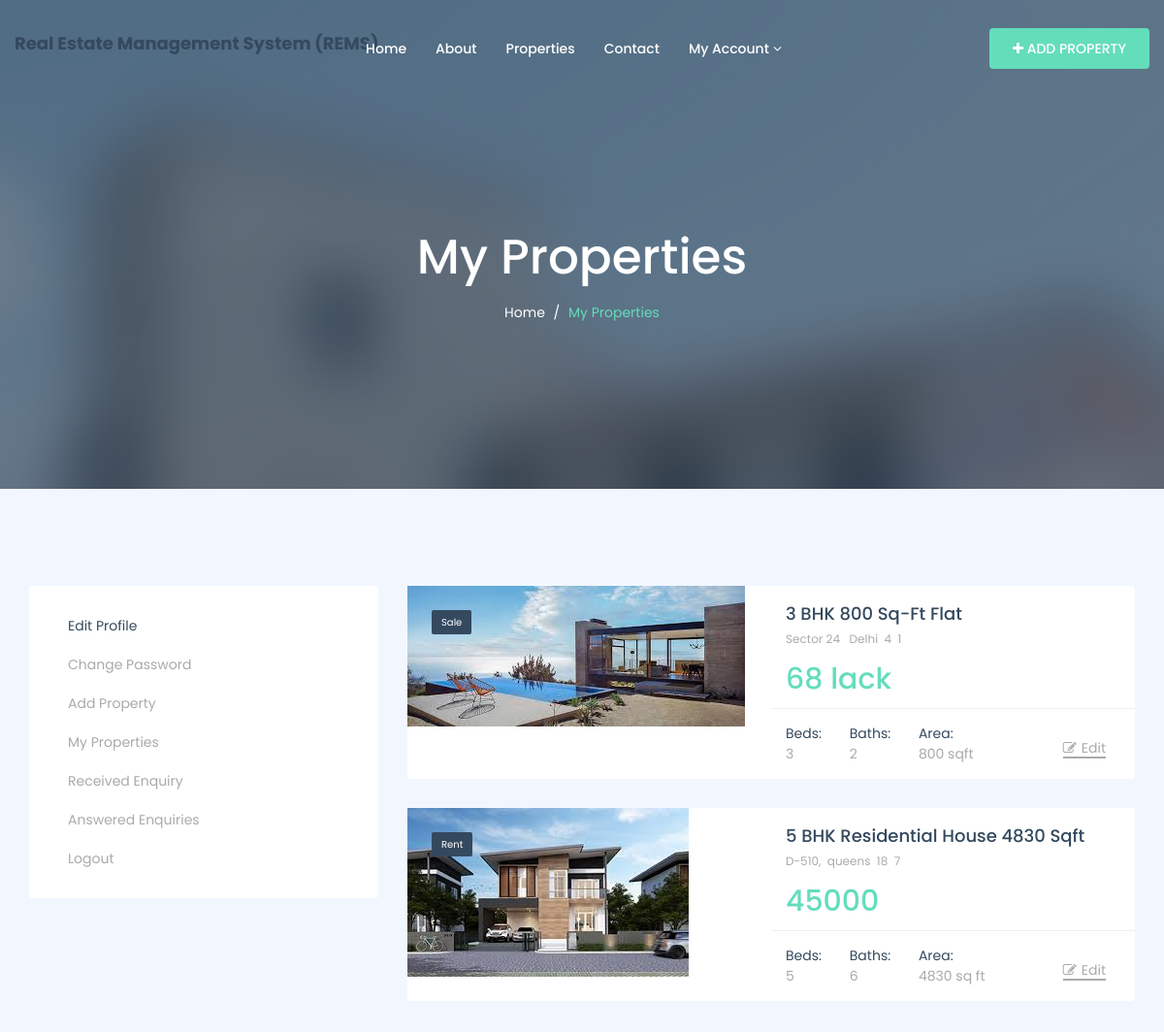
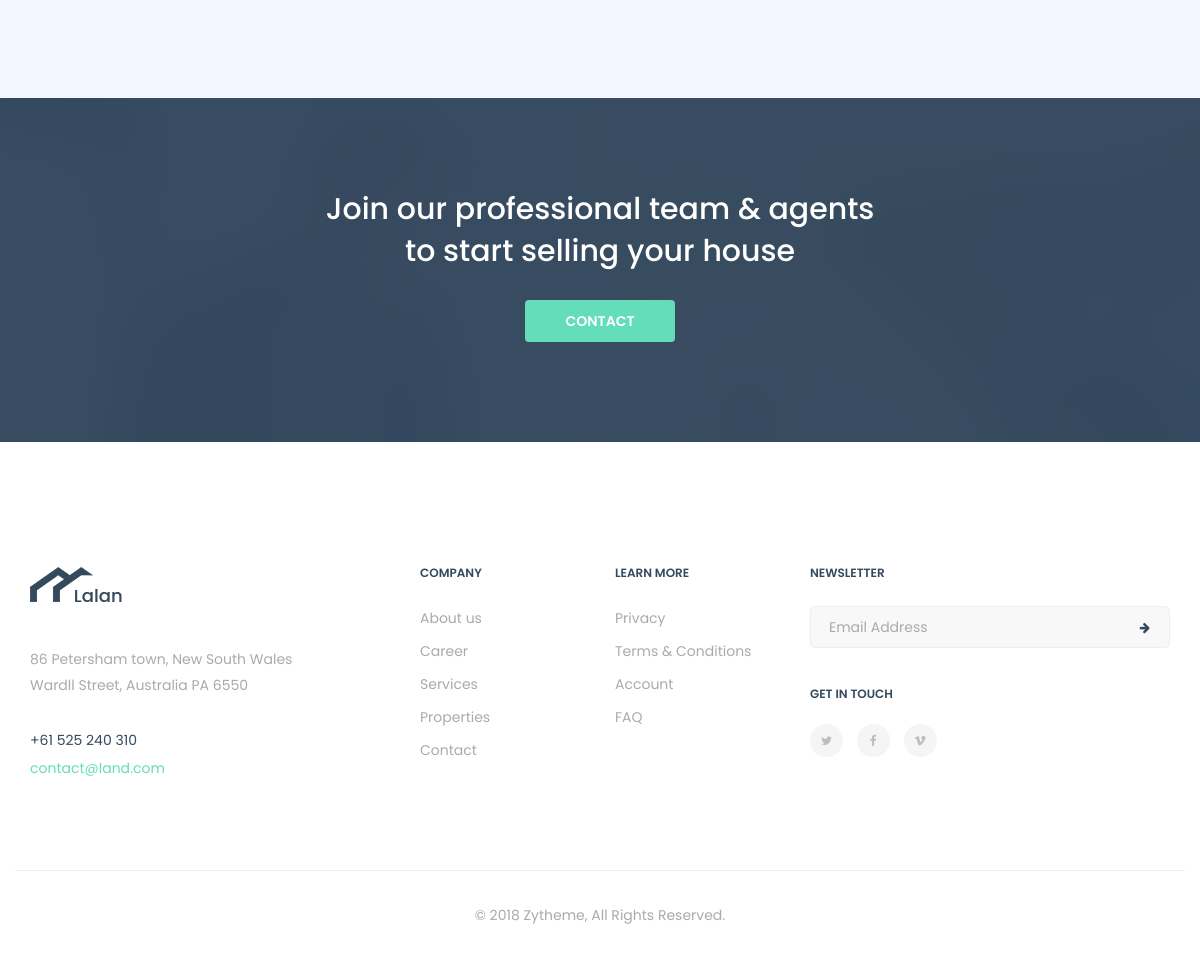
Screenshot of /rems/my-properties.php (signed in) with the database file from the repository (2 pictures, top to bottom).
### tables this page shows
CREATE TABLE `tblproperty` (
  `ID` int(10) NOT NULL,
  `UserID` char(20) DEFAULT NULL,
  `PropertyTitle` mediumtext DEFAULT NULL,
  `PropertDescription` mediumtext DEFAULT NULL,
  `Type` varchar(50) DEFAULT NULL,
  `Status` varchar(100) DEFAULT NULL,
  `Location` varchar(200) DEFAULT NULL,
  `Bedrooms` varchar(200) DEFAULT NULL,
  `Bathrooms` varchar(200) DEFAULT NULL,
  `Floors` varchar(200) DEFAULT NULL,
  `Garages` varchar(200) DEFAULT NULL,
  `Area` varchar(50) DEFAULT NULL,
  `Size` varchar(50) DEFAULT NULL,
  `RentorsalePrice` varchar(120) DEFAULT NULL,
  `BeforePricelabel` varchar(120) DEFAULT NULL,
  `AfterPricelabel` varchar(120) DEFAULT NULL,
  `PropertyID` varchar(120) DEFAULT NULL,
  `CenterCooling` int(4) DEFAULT NULL,
  `Balcony` int(4) DEFAULT NULL,
  `PetFriendly` int(4) DEFAULT NULL,
  `Barbeque` int(4) DEFAULT NULL,
  `FireAlarm` int(4) DEFAULT NULL,
  `ModernKitchen` int(4) DEFAULT NULL,
  `Storage` int(4) DEFAULT NULL,
  `Dryer` int(4) DEFAULT NULL,
  `Heating` int(4) DEFAULT NULL,
  `Pool` int(4) DEFAULT NULL,
  `Laundry` int(4) DEFAULT NULL,
  `Sauna` int(4) DEFAULT NULL,
  `Gym` int(4) DEFAULT NULL,
  `Elevator` int(4) DEFAULT NULL,
  `DishWasher` int(4) DEFAULT NULL,
  `EmergencyExit` int(4) DEFAULT NULL,
  `FeaturedImage` varchar(200) DEFAULT NULL,
  `GalleryImage1` varchar(200) DEFAULT NULL,
  `GalleryImage2` varchar(200) DEFAULT NULL,
  `GalleryImage3` varchar(200) DEFAULT NULL,
  `GalleryImage4` varchar(200) DEFAULT NULL,
  `GalleryImage5` varchar(200) DEFAULT NULL,
  `Address` varchar(200) DEFAULT NULL,
  `Country` varchar(200) DEFAULT NULL,
  `City` varchar(220) DEFAULT NULL,
  `State` varchar(200) DEFAULT NULL,
  `ZipCode` varchar(200) DEFAULT NULL,
  `Neighborhood` varchar(200) DEFAULT NULL,
  `ListingDate` timestamp NULL DEFAULT current_timestamp()
);

### rems/my-properties.php (the view, shortened to what this page needs)
<?php
if (strlen($_SESSION['remsuid']==0|| $_SESSION['ut']==3)) {
  header('location:logout.php');
  } else{?>
<!DOCTYPE html>
<html dir="ltr" lang="en-US">
<head>
    <link href="assets/css/external.css" rel="stylesheet">
    <link href="assets/css/bootstrap.min.css" rel="stylesheet">
    <link href="assets/css/style.css" rel="stylesheet">
</head>
<body>
    <div id="wrapper" class="wrapper clearfix">
        <?php include_once('includes/header.php');?>
        <section id="page-title" class="page-title bg-overlay bg-overlay-dark2">
            <div class="container">
                <div class="row">
                    <div class="col-xs-12 col-sm-12 col-md-6 col-md-offset-3">
                        <div class="title title-1 text-center">
                            <div class="title--content">
                                <div class="title--heading">
                                    <h1>my properties</h1>
                                </div>
                                <ol class="breadcrumb">
                                    <li><a href="index.php">Home</a></li>
                                    <li class="active">my properties</li>
                                </ol>
                            </div>
                        </div>
                    </div>
                </div>
            </div>
        </section>
        <section id="my-properties" class="my-properties properties-list">
            <div class="container">
                <div class="row">
                    <?php include_once('includes/sidebar.php');?>
                    <div class="col-xs-12 col-sm-8 col-md-8">
                      <?php
                      $uid=$_SESSION['remsuid'];
$query=mysqli_query($con,"select * from tblproperty where UserID='$uid'");
$num=mysqli_num_rows($query);
if($num>0){
while($row=mysqli_fetch_array($query))
{
?>
                        <div class="property-item">
                            <div class="property--img">
                                <a href="single-property-detail.php?proid=<?php echo $row['ID'];?>">
                        <img src="propertyimages/<?php echo $row['FeaturedImage'];?>" alt="property image" class="img-responsive" >
                        <span class="property--status"><?php echo $row['Status'];?></span>
						</a>
                            </div>
                            <div class="property--content">
                                <div class="property--info">
                                    <h5 class="property--title">
<a href="single-property-detail.php?proid=<?php echo $row['ID'];?>">
    <?php echo $row['PropertyTitle'];?></a></h5>
                                    <p class="property--location"><?php echo $row['Address'];?>&nbsp;
<?php echo $row['City'];?>&nbsp;
<?php echo $row['State'];?>&nbsp;
<?php echo $row['Country'];?></p>
<p class="property--price"><?php echo $row['RentorsalePrice'];?></p>
                                </div>
                                <div class="property--features">
                                    <ul>
                                        <li><span class="feature">Beds:</span><span class="feature-num"><?php echo $row['Bedrooms'];?></span></li>
                                        <li><span class="feature">Baths:</span><span class="feature-num"><?php echo $row['Bathrooms'];?></span></li>
                                        <li><span class="feature">Area:</span><span class="feature-num"><?php echo $row['Area'];?></span></li>
                                    </ul>
                                    <a href="edit-property.php?editid=<?php echo $row['ID'];?>" class="edit--btn"><i class="fa fa-edit"></i>Edit</a>
                                </div>
                            </div>
                        </div>
<?php } } else { ?>
   <h3 style="color:red" align="center"> No Properties added yet </h3>
        <?php } ?>
                    </div>
                </div>
            </div>
        </section>
        <section id="cta" class="cta cta-1 text-center bg-overlay bg-overlay-dark pt-90">
            <div class="container">
                <div class="row">
                    <div class="col-xs-12 col-sm-12 col-md-6 col-md-offset-3">
                        <h3>Join our professional team & agents to start selling your house</h3>
                         <a href="contact.php" class="btn btn--primary">Contact</a>
                    </div>
                </div>
            </div>
        </section>
        <footer id="footer" class="footer footer-1 bg-white">
            <div class="footer-widget">
                <div class="container">
                    <div class="row">
                        <div class="col-xs-12 col-sm-6 col-md-3 widget--about">
                            <div class="widget--content">
                                <div class="footer--logo">
                                    <img src="assets/images/logo/logo-dark2.png" alt="logo">
                                </div>
                                <p>86 Petersham town, New South Wales Wardll Street, Australia PA 6550</p>
                                <div class="footer--contact">
                                    <ul class="list-unstyled mb-0">
                                        <li>+61 525 240 310</li>
                                        <li><a href="mailto:contact@land.com">contact@land.com</a></li>
                                    </ul>
                                </div>
                            </div>
                        </div>
                        <div class="col-xs-12 col-sm-3 col-md-2 col-md-offset-1 widget--links">
                            <div class="widget--title">
                                <h5>Company</h5>
                            </div>
                            <div class="widget--content">
                                <ul class="list-unstyled mb-0">
                                    <li><a href="#">About us</a></li>
                                    <li><a href="#">Career</a></li>
                                    <li><a href="#">Services</a></li>
                                    <li><a href="#">Properties</a></li>
                                    <li><a href="#">Contact</a></li>
                                </ul>
                            </div>
                        </div>
                        <div class="col-xs-12 col-sm-3 col-md-2 widget--links">
                            <div class="widget--title">
                                <h5>Learn More</h5>
                            </div>
                            <div class="widget--content">
                                <ul class="list-unstyled mb-0">
                                    <li><a href="#">Privacy</a></li>
                                    <li><a href="#">Terms & Conditions</a></li>
                                    <li><a href="#">Account</a></li>
                                    <li><a href="#">FAQ</a></li>
                                </ul>
                            </div>
                        </div>
                        <div class="col-xs-12 col-sm-12 col-md-4 widget--newsletter">
                            <div class="widget--title">
                                <h5>newsletter</h5>
                            </div>
                            <div class="widget--content">
                                <form class="newsletter--form mb-40">
                                    <input type="email" class="form-control" id="newsletter-email" placeholder="Email Address">
                                    <button type="submit"><i class="fa fa-arrow-right"></i></button>
                                </form>
                                <h6>Get In Touch</h6>
                                <div class="social-icons">
                                    <a href="#"><i class="fa fa-twitter"></i></a>
                                    <a href="#"><i class="fa fa-facebook"></i></a>
                                    <a href="#"><i class="fa fa-vimeo"></i></a>
                                </div>
                            </div>
                        </div>
                    </div>
                </div>
            </div>
            <div class="footer--copyright text-center">
                <div class="container">
                    <div class="row footer--bar">
                        <div class="col-xs-12 col-sm-12 col-md-12">
                            <span>© 2018 <a href="http://themeforest.net/user/zytheme">Zytheme</a>, All Rights Reserved.</span>
                        </div>
                    </div>
                </div>
            </div>
        </footer>
    </div>
</body>
</html>
<?php } ?>

### rows the page displays
tblproperty: FeaturedImage (picture), Status "Sale", PropertyTitle "3 BHK 800 Sq-Ft Flat", Address "Sector 24", City "Delhi", State "4", Country "1", RentorsalePrice "68 lack", Bedrooms "3", Bathrooms "2", Area "800 sqft"
tblproperty: FeaturedImage (picture), Status "Rent", PropertyTitle "5 BHK Residential House 4830 Sqft", Address "D-510,", City "queens", State "18", Country "7", RentorsalePrice "45000", Bedrooms "5", Bathrooms "6", Area "4830 sq ft"
